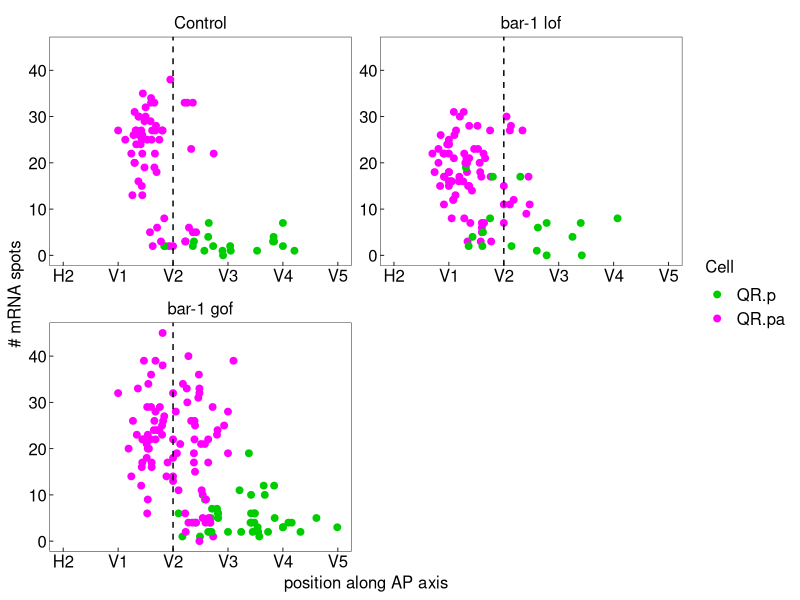
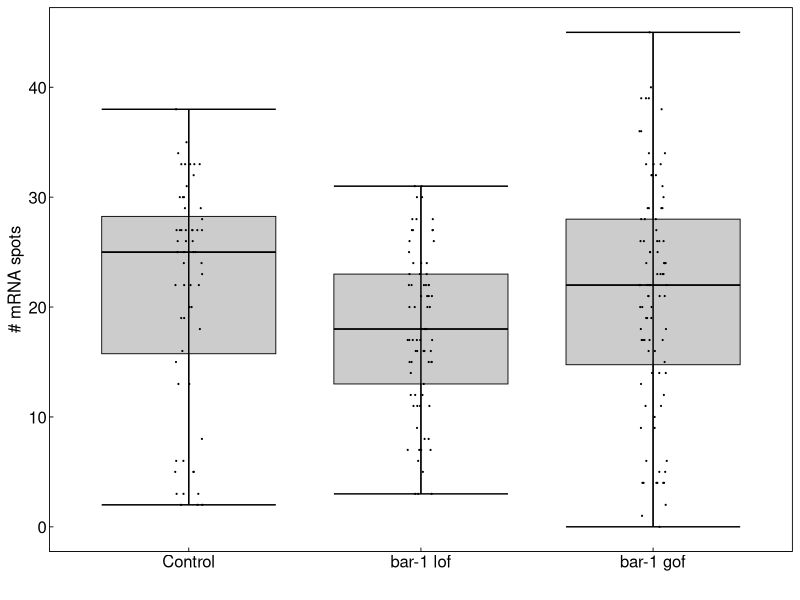

Write R code to recreate these figures, in order.
#load necessary packages
#install.packages("tibble")
library(tibble)
#install.packages("magrittr")
library(magrittr)
#install.packages("ggplot2")
library(ggplot2)
#install.packages("readxl")
library(readxl)
#install.packages("dplyr")
library(dplyr)
#install.packages("tidyr")
library(tidyr)

#set ggplot figure theme
migtheme <-   theme(axis.line = element_blank(),
                    axis.text = element_text(colour = "black", size = 12),
                    strip.text = element_text(colour = "black", size = 12),
                    legend.text = element_text(colour = "black", size = 12),
                    axis.title = element_text(colour = "black", size = 12),
                    axis.ticks = element_line(colour = "black", size = 0.3),
                    axis.ticks.length = unit(-0.1, "cm"),
                    legend.title = element_text(colour = "black", size = 12),
                    panel.border = element_rect(colour = "black", fill = NA, size = 0.3),
                    panel.grid = element_blank(),
                    plot.background = element_blank(),
                    panel.background = element_blank(),
                    legend.background = element_blank(),
                    legend.key = element_rect(fill = "white", colour = "white"),
                    strip.background = element_blank(),
                    text = element_text(colour = "black", family = "sans"))

#load data
KN2651 <- read_excel("KN2651_smFISH.xlsx")%>%
  add_column(label = "bar-1 gof")

KN1739 <- read_excel("KN1739_smFISH.xlsx")%>%
  add_column(label = "bar-1 lof")

SV1009 <- read_excel("SV1009_smFISH.xlsx")%>%
  add_column(label = "Control")%>%
  filter(Date %in% c("20210415", "20190813", "20191015")) #To ensure precise comparison for this figure, we only use the wild type data which was staged in parallel with the bar-1 strains

variances <- read_xlsx("Variances.xlsx")%>%
  slice(1)%>% #we plot only the most inclusive case, i.e. minimum 10 mig-1 expressed
  pivot_longer(cols = c(2:4))
variances$name <- factor(variances$name, levels = c("Control", "bar-1 lof", "bar-1 gof"))

all_bar1 <- bind_rows(KN2651, KN1739, SV1009)
all_bar1$label <- factor(all_bar1$label, levels = c("Control", "bar-1 lof", "bar-1 gof"))


#Create figure panels
fig.5A <- ggplot(filter(all_bar1, Cell %in% c("QR.p", "QR.pa")) , aes(x = Position, y = smFISH.Counts, colour = Cell))+
  geom_point(size = 2)+
  scale_x_continuous(labels = c("H2","V1", "V2", "V3", "V4", "V5"), limits = c(-1,4))+
  scale_y_continuous(limits = c(0,45))+
  geom_vline(xintercept = 1, colour = "black", lty = 2)+
  scale_color_manual(values = c("green3", "magenta", "darkorange1"))+
  labs(x = "position along AP axis", y = "# mRNA spots",colour = "Cell")+
  facet_wrap(~label, ncol = 2, scales = "free")+
  migtheme
fig.5A

fig.5sup1 <- ggplot(filter(all_bar1, Cell == "QR.pa") , aes(x = label, y = smFISH.Counts))+
  xlab(label = "")+
  ylab("# mRNA spots")+
  geom_boxplot(colour = "black", fill = "Gray80", size = 0.3)+
  stat_boxplot(geom = 'errorbar')+
  geom_jitter(colour = "black", width = 0.06, height = 0, size = 0.1)+
  migtheme
fig.5sup1

#statistical testing
# mig-1 expression level in QR of:
#bar-1 gain-of-function
t.test(filter(KN2651, Cell == "QR.pa")$smFISH.Counts,filter(SV1009, Cell == "QR.pa")$smFISH.Counts)#p = 0.8176
#bar-1 loss-of-function
t.test(filter(KN1739, Cell == "QR.pa")$smFISH.Counts,filter(SV1009,Cell == "QR.pa")$smFISH.Counts)#p = 0.01789

